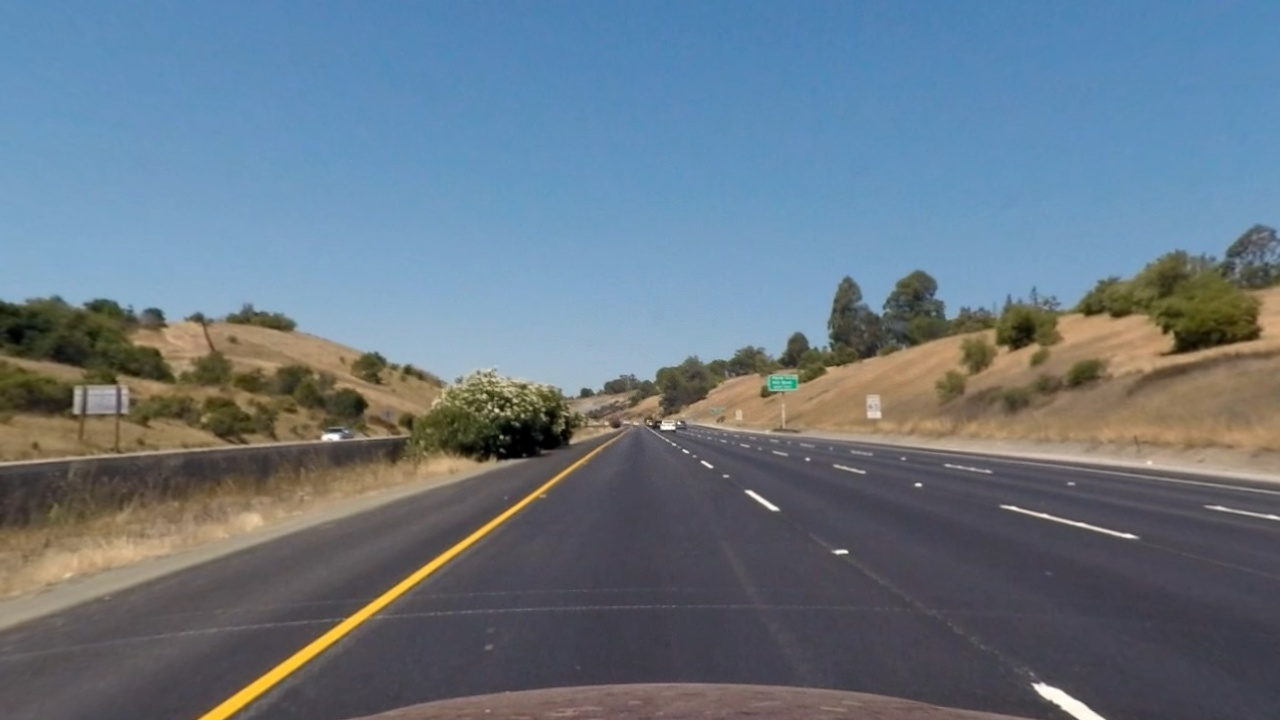
#> input picture img.jpg, 1280 x 720 px; its folder holds only this picture in this run
$ python -i lane_fitting.py   (imports and definitions only)   (older library calls are emulated)
#> lines starting #> are read from the running program, lines starting #| are printed output that depends on the picture
#> further down, picture is the input picture: shape (720, 1280, 3); mean B, G, R 131.5, 118.5, 103.8
import numpy as np
import cv2
from utility import *
from collections import deque


# [121 lines left out: functions sliding_window, car_position_offset, calculate_curve, weighted_lane, debug_img, not called in this run]


def remove_shadow(img):
    yuv = cv2.cvtColor(img, cv2.COLOR_BGR2YUV)
#> yuv: shape (720, 1280, 3); mean of channels 0, 1, 2 115.6, 135.8, 117.7
    clahe = cv2.createCLAHE(clipLimit=2.0, tileGridSize=(8, 8))
    yuv[..., 0] = clahe.apply(yuv[..., 0])
#> yuv: shape (720, 1280, 3); mean of channels 0, 1, 2 121.1, 135.8, 117.7
    yuv = cv2.cvtColor(yuv, cv2.COLOR_YUV2BGR)
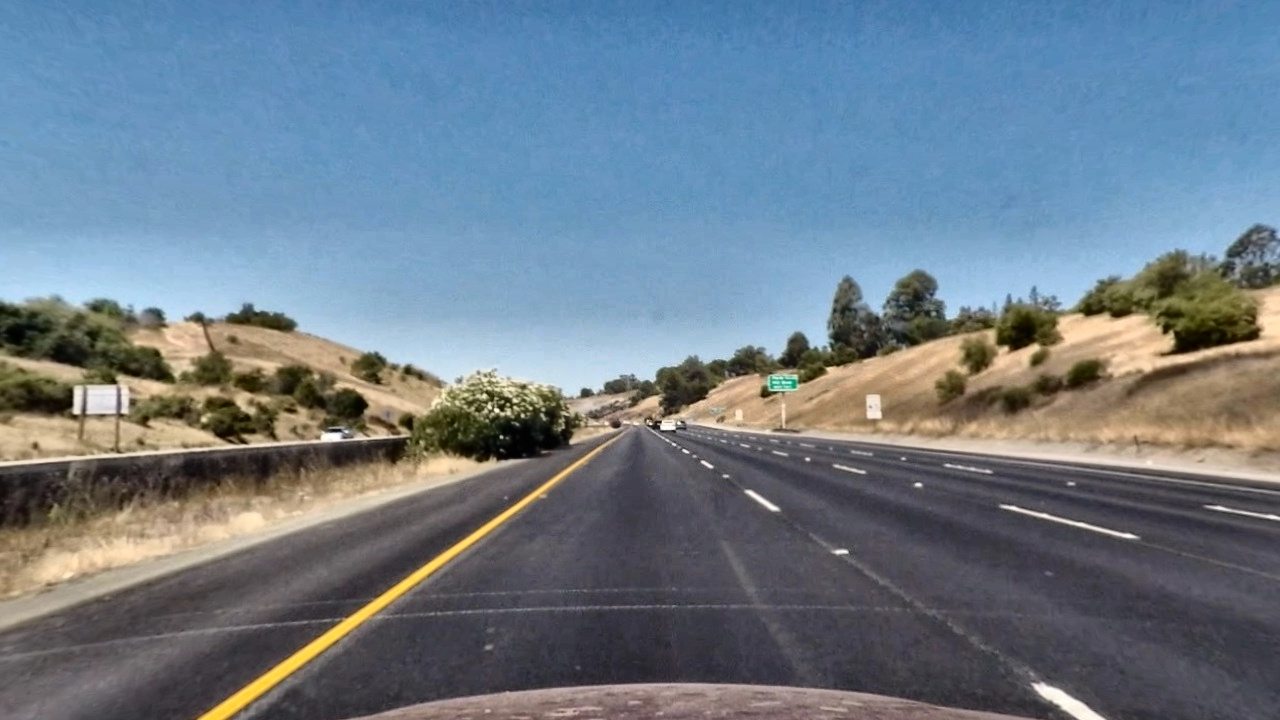
#> yuv: shape (720, 1280, 3); mean B, G, R 137.1, 124, 109.4
    return yuv


class Line:
    '''
    Class to save traits of each line detection.
    Includes simple sanity check.
    '''
    # [29 lines left out: functions __init__, update, get_points, not called in this run]


    # TODO: enhance sanity.
    def sanity(self):
        return len(self.allxs) > 0

    # [5 lines left out: function get_fit, not called in this run]


class continuous_pipeline:
    """
    wrapper class of pipeline for movie processing
    """
    # [73 lines left out: functions __init__, pipeline, not called in this run]

>>> import cv2
>>> picture = cv2.imread('img.jpg')
>>> result = remove_shadow(picture)
